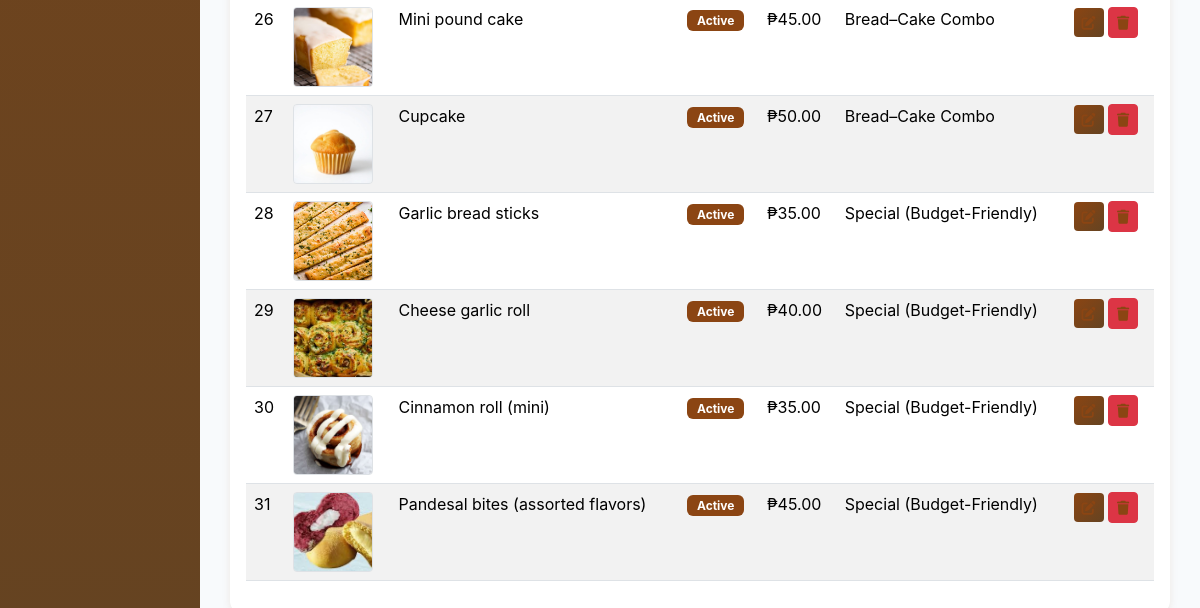
The page /backend/admin/manage-food-package.php (signed in, lower part) on the database as committed earlier.
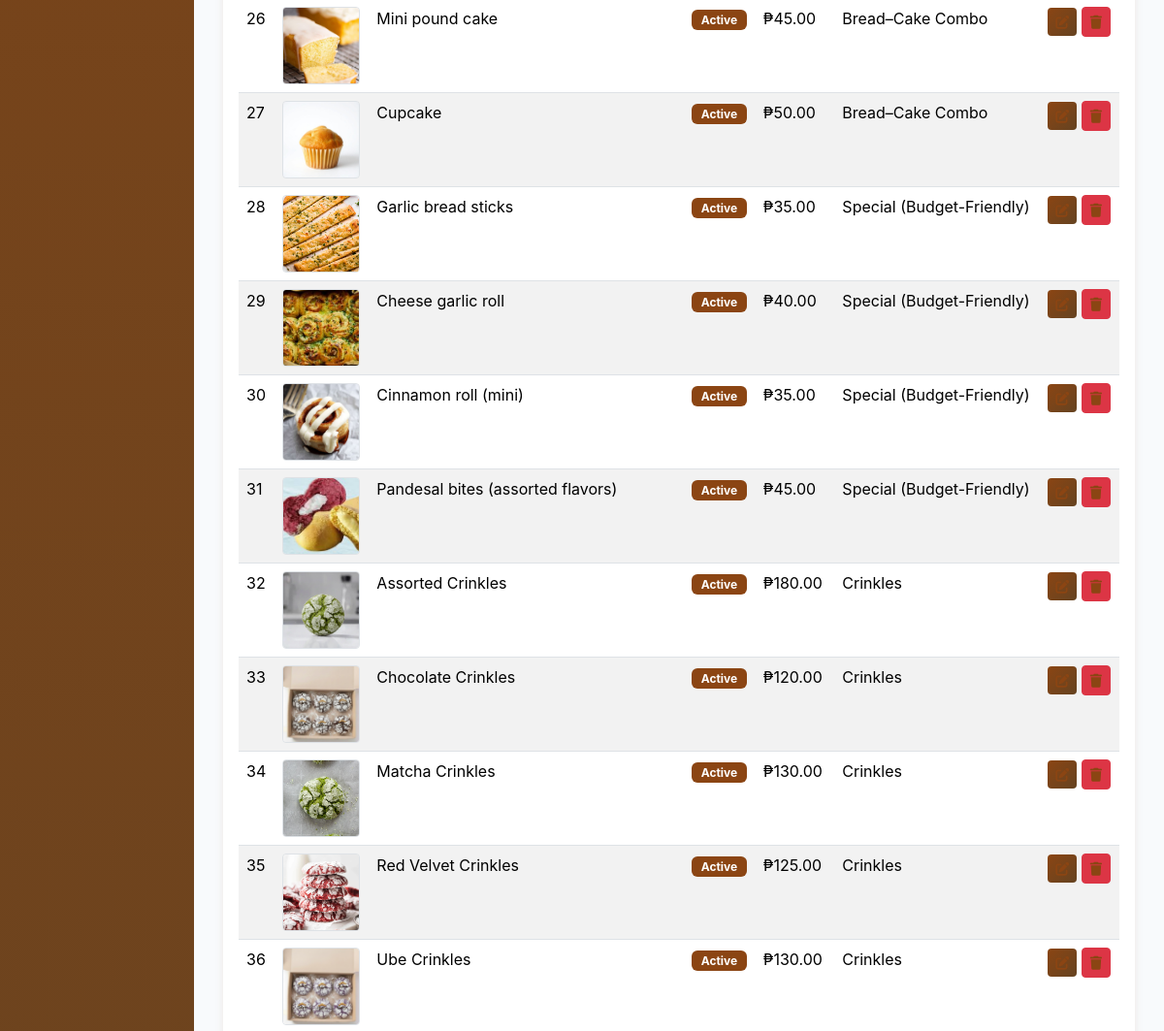
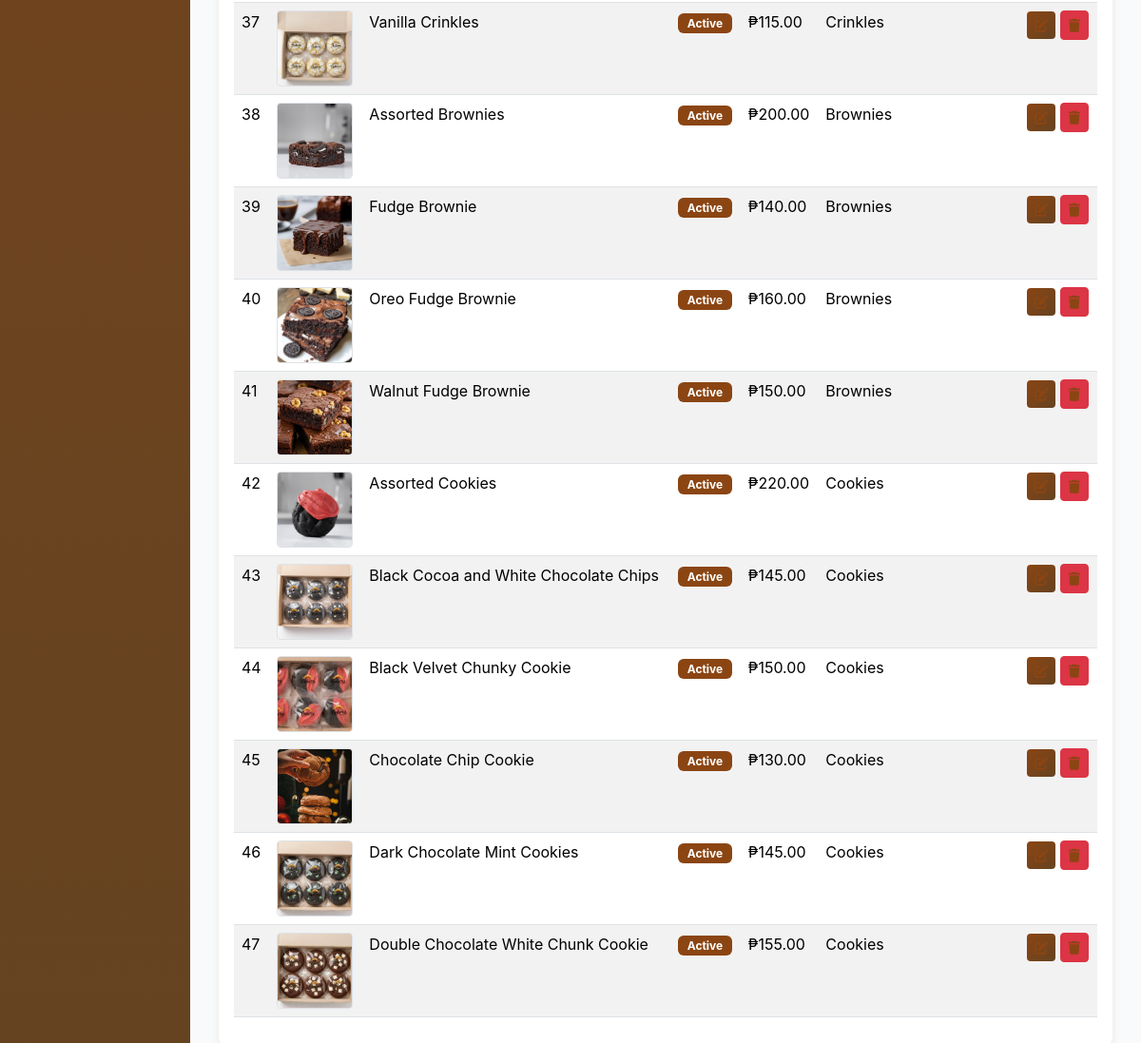
The same page on the database as committed later (2 pictures, top to bottom).
### tables this page shows
CREATE TABLE IF NOT EXISTS items (
    itemID INT AUTO_INCREMENT PRIMARY KEY,
    packageName VARCHAR(255) NOT NULL,
    foodDescription TEXT,
    itemContains TEXT,
    categoryID INT,
    itemImage VARCHAR(255),
    size VARCHAR(50),
    status VARCHAR(20) DEFAULT 'Active',
    suitableFor INT,
    price DECIMAL(10,2) NOT NULL,
    creationDate DATETIME DEFAULT CURRENT_TIMESTAMP,
    FOREIGN KEY (categoryID) REFERENCES categories(categoryID)
);

CREATE TABLE IF NOT EXISTS categories (
    categoryID INT AUTO_INCREMENT PRIMARY KEY,
    categoryName VARCHAR(255) NOT NULL,
    creationDate DATETIME DEFAULT CURRENT_TIMESTAMP
);

### backend/connect.php (called while the page is built, shortened)
<?php
  function executeQuery($query){
    $conn = $GLOBALS['conn'];
    return mysqli_query($conn, $query);
  }
?>

### backend/includes/bootstrap.php (called while the page is built, shortened)
<?php
require_once __DIR__ . '/../connect.php';
function app_path_prefix(int $depth = 0): string {
    return str_repeat('../', $depth);
}
function product_image_url(array $itemRow, int $depth = 0): string {
    $prefix = app_path_prefix($depth);
    $name = (string)($itemRow['packageName'] ?? '');
    $folder = find_frontend_image_folder_for_product_name($name);
    if ($folder !== null) {
        $baseDir = realpath(__DIR__ . '/../../frontend/images/' . $folder);
        if ($baseDir && is_dir($baseDir)) {
            $avoidBoxProducts = ['Wheat pandesal', 'Ube cheese bread'];
            $shouldAvoidBox = in_array($name, $avoidBoxProducts, true);
            $preferredImages = [];
            $otherImages = [];
            $it = new FilesystemIterator($baseDir, FilesystemIterator::SKIP_DOTS);
            foreach ($it as $fileInfo) {
                $ext = strtolower($fileInfo->getExtension());
                $preferredImages[] = $fileInfo->getFilename();
            }
            if (!empty($preferredImages)) {
                return $prefix . 'frontend/images/' . $folder . '/' . $preferredImages[0];
            } elseif (!empty($otherImages)) {
                return $prefix . 'frontend/images/' . $folder . '/' . $otherImages[0];
            }
        }
    }
    return $prefix . 'frontend/images/placeholder.jpg';
}
function find_frontend_image_folder_for_product_name(string $productName): ?string {
    $baseDir = realpath(__DIR__ . '/../../frontend/images');
    $folders = [];
    $it = new FilesystemIterator($baseDir, FilesystemIterator::SKIP_DOTS);
    foreach ($it as $fileInfo) {
        if ($fileInfo->isDir()) {
            $folders[] = $fileInfo->getFilename();
        }
    }
    $q = strtolower(trim($productName));
    foreach ($folders as $folder) {
        $folderLower = strtolower($folder);
        if (strpos($folderLower, 'bread') !== false) {
            $subfolder = find_bread_subfolder_for_product($productName, $folder);
            if ($subfolder !== null) {
                return $folder . '/' . $subfolder;
            }
        }
    }
    return null;
}
function find_bread_subfolder_for_product(string $productName, string $breadFolder): ?string {
    $baseDir = realpath(__DIR__ . "/../../frontend/images/{$breadFolder}");
    $q = strtolower(trim($productName));
    $qTokens = preg_split('/[\s\(\)\–-]+/', $q, -1, PREG_SPLIT_NO_EMPTY);
    $bestMatch = null;
    $bestScore = 0;
    $search = function($dir, $relative = '') use (&$search, $q, $qTokens, &$bestMatch, &$bestScore) {
        $items = scandir($dir);
        foreach ($items as $item) {
            if ($item === '.' || $item === '..') continue;
            $path = $dir . DIRECTORY_SEPARATOR . $item;
            if (is_dir($path)) {
                $subfolderName = $item;
                $subLower = strtolower($subfolderName);
                $subTokens = preg_split('/[\s\(\)\–-]+/', $subLower, -1, PREG_SPLIT_NO_EMPTY);
                $score = 0;
                if ($subLower === $q) {
                    $score = 100;
                }
                foreach ($qTokens as $qt) {
                    if (strlen($qt) < 3) continue;
                    foreach ($subTokens as $st) {
                        if (strlen($st) < 3) continue;
                        if ($st === $qt) {
                            $score += 10;
                        } elseif (strpos($st, $qt) !== false || strpos($qt, $st) !== false) {
                            $score += 3;
                        }
                    }
                }
                if ($score > $bestScore) {
                    $bestScore = $score;
                    $bestMatch = ($relative ? $relative . '/' : '') . $subfolderName;
                }
            }
        }
    };
    return $bestMatch;
}

### backend/admin/manage-food-package.php (the view, shortened to what this page needs)
<?php
require_once __DIR__ . '/includes/bootstrap.php';
require_once __DIR__ . '/../includes/bootstrap.php';
include(__DIR__ . "/includes/header.php");
$query = "SELECT items.*, categories.categoryName FROM items
          LEFT JOIN categories ON items.categoryID = categories.categoryID
          ORDER BY items.creationDate DESC";
$result = executeQuery($query);
?>
<div class="card">
  <div class="card-body">
    <table class="table table-striped">
      <tbody>
        <?php
        $count = 1;
        while($row = mysqli_fetch_assoc($result)):
        ?>
        <tr>
          <td><?php echo $count++; ?></td>
          <td>
            <?php
            $imageUrl = function_exists('product_image_url') ? product_image_url($row, 2) : '../../frontend/images/placeholder.jpg';
            ?>
            <img src="<?php echo $imageUrl; ?>"
                 alt="<?php echo htmlspecialchars($row['packageName'], ENT_QUOTES, 'UTF-8'); ?>"
                 style="width: 80px; height: 80px; object-fit: cover; border-radius: 4px;"
                 class="border"
                 onerror="this.src='../../frontend/images/placeholder.jpg'">
          </td>
          <td><?php echo $row['packageName']; ?></td>
          <td>
            <span class="badge bg-<?php echo $row['status'] == 'Active' ? 'success' : 'secondary'; ?>">
              <?php echo $row['status']; ?>
            </span>
          </td>
          <td>₱<?php echo $row['price']; ?></td>
          <td><?php echo $row['categoryName']; ?></td>
          <td>
            <a href="edit-food-package.php?itemID=<?php echo $row['itemID']; ?>" class="btn btn-info btn-sm">
              <i class="fas fa-edit"></i>
            </a>
            <form method="POST" class="d-inline">
              <button type="submit" class="btn btn-danger btn-sm" onclick="return confirm('Are you sure?')">
                <i class="fas fa-trash"></i>
              </button>
            </form>
          </td>
        </tr>
        <?php endwhile; ?>
      </tbody>
    </table>
  </div>
</div>
<?php include(__DIR__ . "/includes/footer.php"); ?>

### backend/admin/includes/header.php (shortened to what this page needs)
<?php
require_once __DIR__ . '/bootstrap.php';
?>
<!doctype html>
<html lang="en">
<head>
  <link href="https://cdn.jsdelivr.net/npm/bootstrap@5.3.8/dist/css/bootstrap.min.css" rel="stylesheet">
  <link rel="stylesheet" href="https://cdnjs.cloudflare.com/ajax/libs/font-awesome/6.4.0/css/all.min.css">
  <link rel="stylesheet" href="../../frontend/css/admin-style.css">
</head>
<body>
  <div class="container-fluid">
    <div class="row">
      <div class="col-md-2 sidebar">
      </div>
       <div class="col-md-10 main-content">

### backend/admin/includes/footer.php (shortened to what this page needs)
      </div>
    </div>
  </div>
</body>
</html>

### frontend/css/admin-style.css (style rules this page uses)
:root { --brown-primary: #8B4513; --brown-dark: #654321; --brown-light: #D4A574; --brown-lighter: #E8D5B7; --brown-accent: #CDBA96; }
body { background-color: #faf9f7; font-family: -apple-system, BlinkMacSystemFont, 'Segoe UI', Roboto, 'Helvetica Neue', Arial, sans-serif; }
.sidebar { min-height: 100vh; background: linear-gradient(180deg, var(--brown-primary) 0%, var(--brown-dark) 100%); padding: 20px 0; box-shadow: 2px 0 10px rgba(139, 69, 19, 0.2); }
.main-content { padding: 30px; background-color: #f8fafc; min-height: 100vh; }
.btn-primary, .btn-success, .btn-info { background: linear-gradient(135deg, var(--brown-primary), var(--brown-dark)); border: none; color: #fff; transition: all 0.3s ease; }
.table-striped tbody tr:nth-of-type(odd) { background-color: #faf9f7; }
.card { border: none; box-shadow: 0 2px 8px rgba(139, 69, 19, 0.1); border-radius: 12px; }
.badge { padding: 0.4em 0.8em; }
.badge.bg-primary, .badge.bg-success { background-color: var(--brown-primary) !important; }

Rows that differ between the two databases and show on the page:
added items: packageName (picture), packageName "Assorted Crinkles", status "Active", price "180.00", categoryID.categoryName "Crinkles"
added items: packageName (picture), packageName "Chocolate Crinkles", status "Active", price "120.00", categoryID.categoryName "Crinkles"
added items: packageName (picture), packageName "Matcha Crinkles", status "Active", price "130.00", categoryID.categoryName "Crinkles"
added items: packageName (picture), packageName "Red Velvet Crinkles", status "Active", price "125.00", categoryID.categoryName "Crinkles"
added items: packageName (picture), packageName "Ube Crinkles", status "Active", price "130.00", categoryID.categoryName "Crinkles"
added items: packageName (picture), packageName "Vanilla Crinkles", status "Active", price "115.00", categoryID.categoryName "Crinkles"
added items: packageName (picture), packageName "Assorted Brownies", status "Active", price "200.00", categoryID.categoryName "Brownies"
added items: packageName (picture), packageName "Fudge Brownie", status "Active", price "140.00", categoryID.categoryName "Brownies"
added items: packageName (picture), packageName "Oreo Fudge Brownie", status "Active", price "160.00", categoryID.categoryName "Brownies"
added items: packageName (picture), packageName "Walnut Fudge Brownie", status "Active", price "150.00", categoryID.categoryName "Brownies"
added items: packageName (picture), packageName "Assorted Cookies", status "Active", price "220.00", categoryID.categoryName "Cookies"
added items: packageName (picture), packageName "Black Cocoa and White Chocolate Chips", status "Active", price "145.00", categoryID.categoryName "Cookies"
added items: packageName (picture), packageName "Black Velvet Chunky Cookie", status "Active", price "150.00", categoryID.categoryName "Cookies"
added items: packageName (picture), packageName "Chocolate Chip Cookie", status "Active", price "130.00", categoryID.categoryName "Cookies"
added items: packageName (picture), packageName "Dark Chocolate Mint Cookies", status "Active", price "145.00", categoryID.categoryName "Cookies"
added items: packageName (picture), packageName "Double Chocolate White Chunk Cookie", status "Active", price "155.00", categoryID.categoryName "Cookies"
